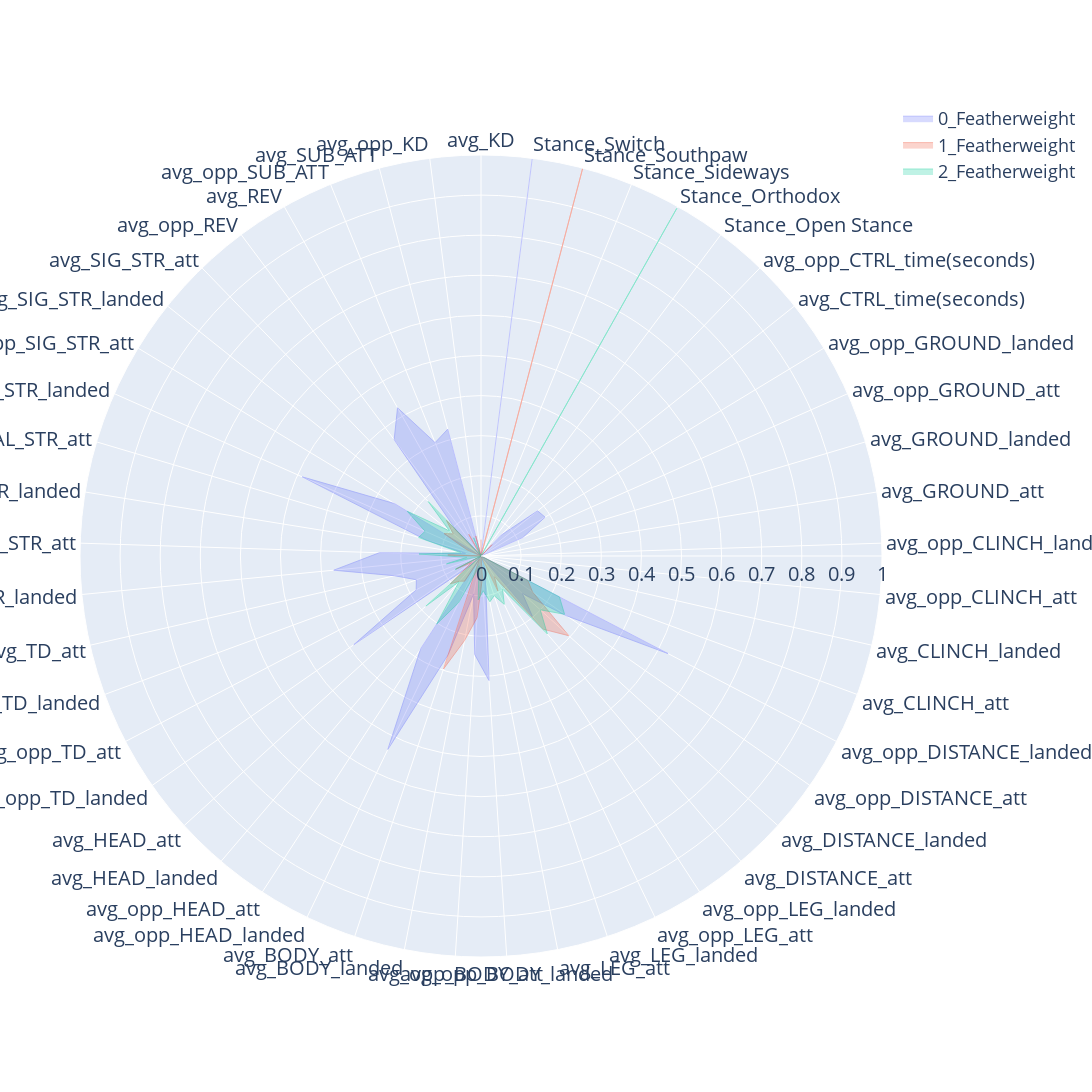
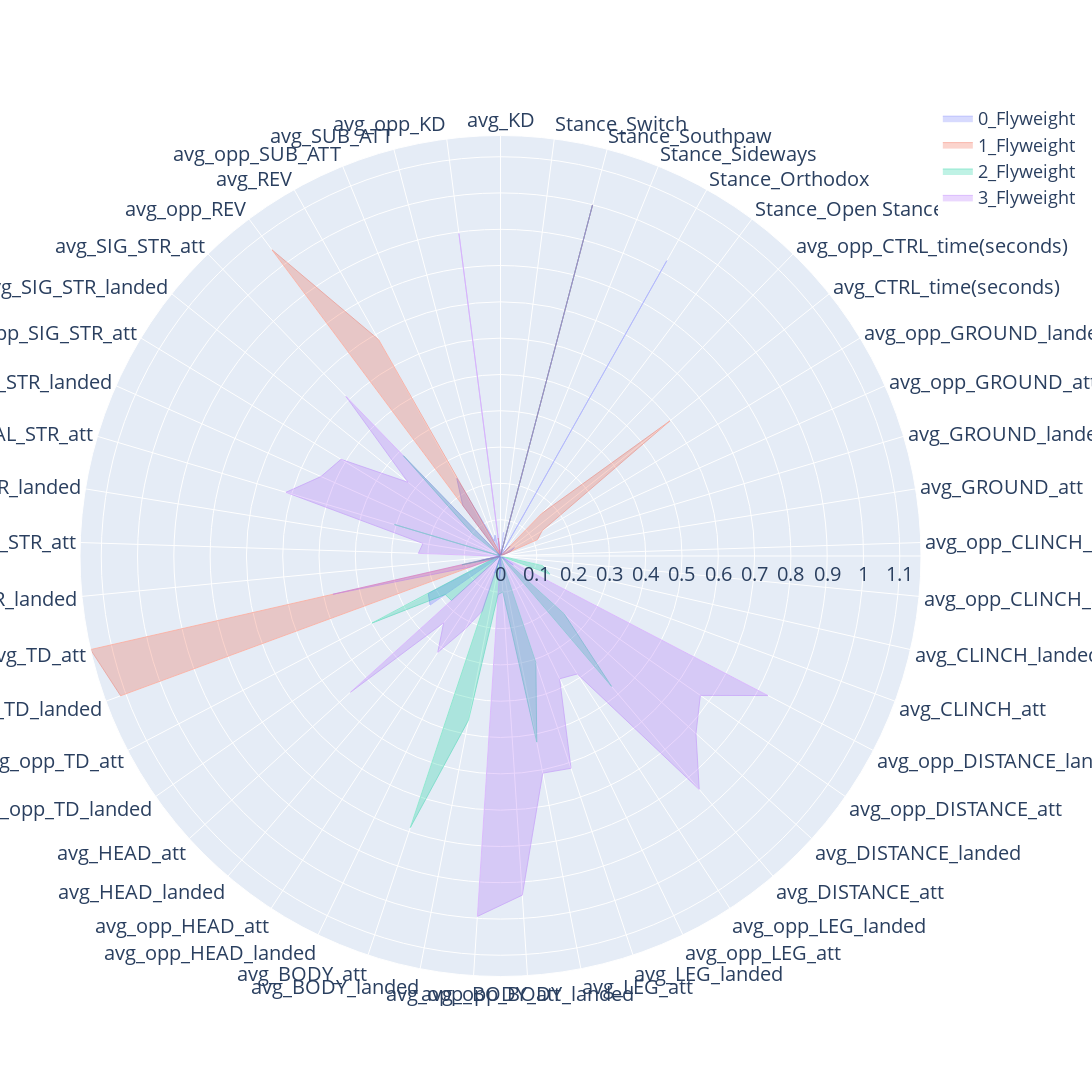
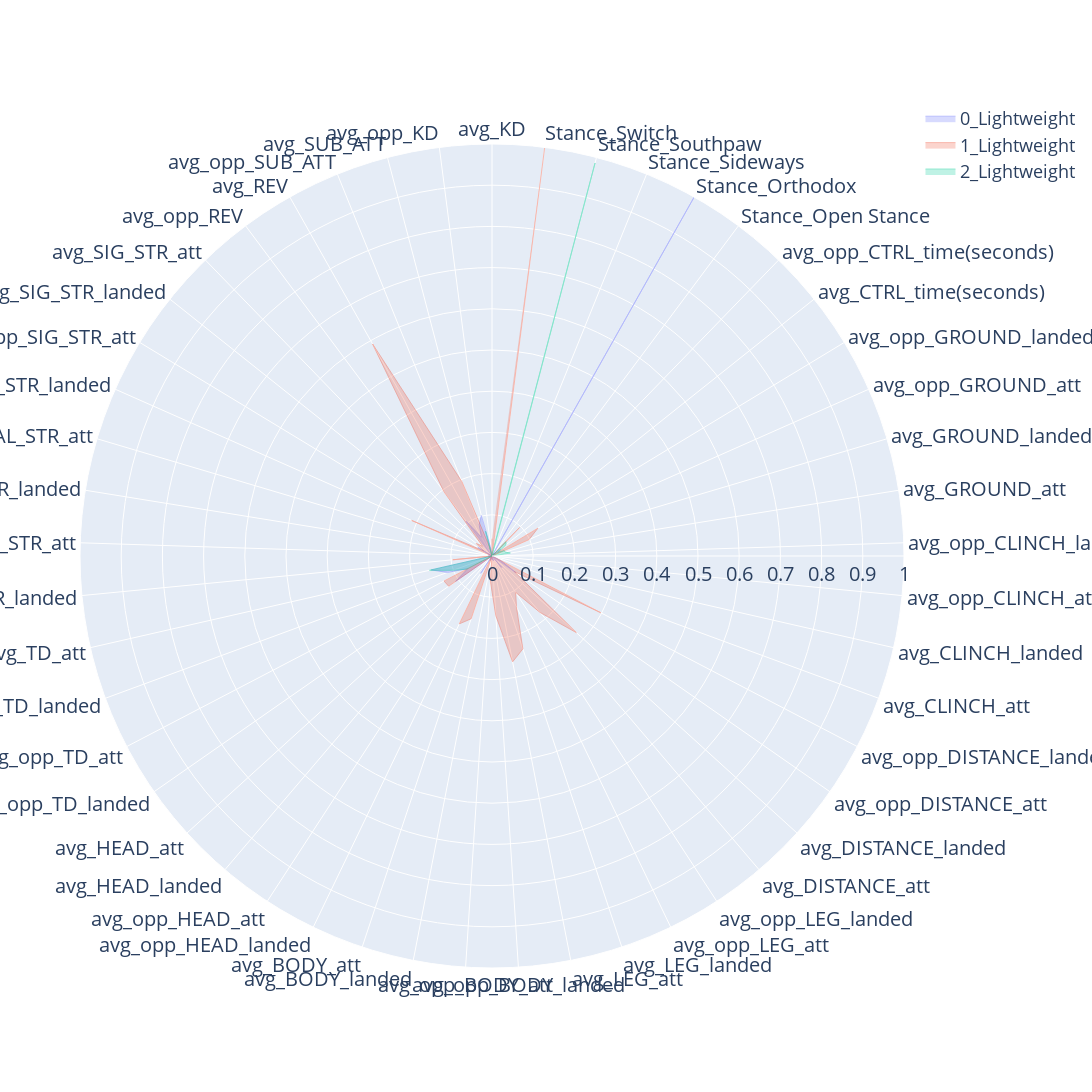
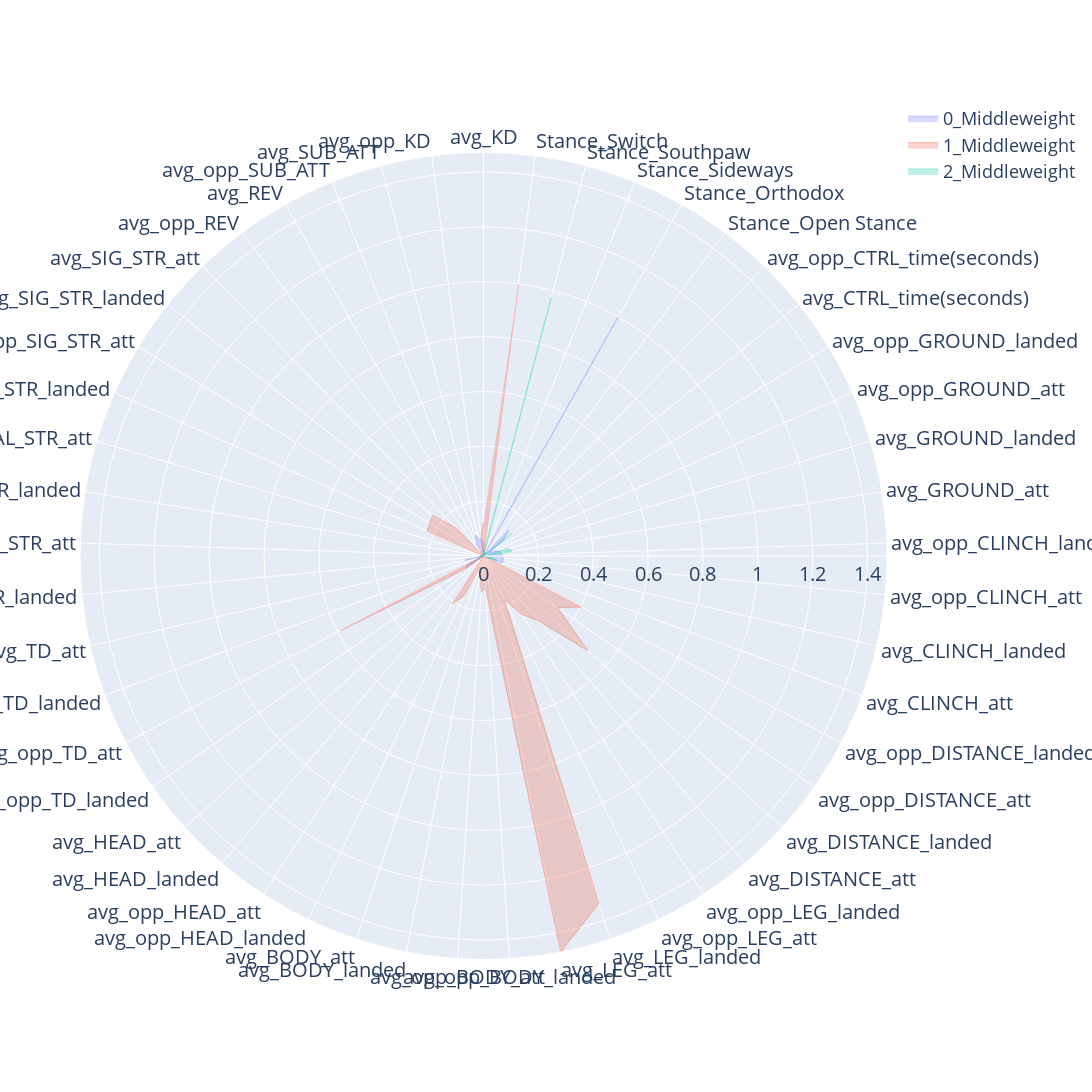

The notebook cell these images were saved under, in order:
### Code cell
import plotly.graph_objects as go
import plotly.io as pio
import pandas as pd

def plot_fighters_radar_chart(data, weight_class, save_path):
    dimensions = data.drop(columns='specific_cluster').columns
    fig = go.Figure()

    for specific_cluster in data['specific_cluster'].unique():
        cluster_data = data[data['specific_cluster'] == specific_cluster]

        fig.add_trace(go.Scatterpolar(
            r=cluster_data[dimensions].values.tolist()[0],
            theta=dimensions,
            fill='toself',
            name=specific_cluster,
            opacity=0.5,
            line=dict(width=0.8)
        ))

    fig.update_layout(
        polar=dict(
            radialaxis=dict(
                visible=True,
                range=[0, data[dimensions].values.astype(float).max()],
                tickfont=dict(size=20)  # Increase tick font size
            ),
            angularaxis=dict(
                rotation=90,
                direction="counterclockwise",
                tickfont=dict(size=20)  # Increase tick font size
            ),
        ),
        showlegend=True,
        width=2500,
        height=2000,
        legend=dict(font=dict(size=18))  # Increase legend font size
    )

    pio.write_image(fig, save_path)
    fig.show()

# Replace `significant_weight_classes` with the actual list of weight classes
for weights in significant_weight_classes:
    save_path = f"C:\\Users\\johna\\anaconda3\\envs\\ufc-env\\ufc_styles\\data\\03_reports\\radar_plots_{weights}.png"
    plot_fighters_radar_chart(data=radar_chart_data[weights], weight_class=weights, save_path=save_path)

### Figure 1 — Plotly figure (JSON) as saved in the notebook; plotly's stock layout.template omitted (floating-point values rounded to 4 significant figures)
{"data": [{"fill": "toself", "line": {"width": 0.8}, "name": "0_Featherweight", "opacity": 0.5, "r": [-0.1452, -0.1691, 0.327, 0.305, 0.4241, 0.3621, 0.08806, -0.01949, 0.2523, 0.4875, 0.1462, 0.03907, 0.2535, 0.3689, 0.221, 0.1717, 0.1823, 0.3868, 0.03575, -0.06033, 0.2757, 0.5355, 0.2587, 0.09631, 0.246, 0.3111, 0.06011, 0.03176, -0.2018, -0.1114, 0.1977, 0.1393, 0.2615, 0.5262, -0.1327, -0.1266, -0.1712, -0.1403, -0.1671, -0.1606, 0.1141, 0.1869, 0.1805, 0.07233, 0, 0, 0, 0, 1], "theta": ["avg_KD", "avg_opp_KD", "avg_SUB_ATT", "avg_opp_SUB_ATT", "avg_REV", "avg_opp_REV", "avg_SIG_STR_att", "avg_SIG_STR_landed", "avg_opp_SIG_STR_att", "avg_opp_SIG_STR_landed", "avg_TOTAL_STR_att", "avg_TOTAL_STR_landed", "avg_opp_TOTAL_STR_att", "avg_opp_TOTAL_STR_landed", "avg_TD_att", "avg_TD_landed", "avg_opp_TD_att", "avg_opp_TD_landed", "avg_HEAD_att", "avg_HEAD_landed", "avg_opp_HEAD_att", "avg_opp_HEAD_landed", "avg_BODY_att", "avg_BODY_landed", "avg_opp_BODY_att", "avg_opp_BODY_landed", "avg_LEG_att", "avg_LEG_landed", "avg_opp_LEG_att", "avg_opp_LEG_landed", "avg_DISTANCE_att", "avg_DISTANCE_landed", "avg_opp_DISTANCE_att", "avg_opp_DISTANCE_landed", "avg_CLINCH_att", "avg_CLINCH_landed", "avg_opp_CLINCH_att", "avg_opp_CLINCH_landed", "avg_GROUND_att", "avg_GROUND_landed", "avg_opp_GROUND_att", "avg_opp_GROUND_landed", "avg_CTRL_time(seconds)", "avg_opp_CTRL_time(seconds)", "Stance_Open Stance", "Stance_Orthodox", "Stance_Sideways", "Stance_Southpaw", "Stance_Switch"], "type": "scatterpolar"}, {"fill": "toself", "line": {"width": 0.8}, "name": "1_Featherweight", "opacity": 0.5, "r": [0.04091, -0.06856, 0.05168, -0.005655, 0.06209, -0.001817, 0.1238, 0.08834, 0.1077, 0.03845, -0.01794, -0.1232, 0.08286, -0.01936, -0.05164, -0.074, 0.06964, 0.02904, 0.1034, 0.0824, 0.07482, 0.009289, 0.2968, 0.2147, 0.1541, 0.05517, -0.1395, -0.1546, 0.09701, 0.06158, 0.24, 0.2955, 0.1567, 0.1314, -0.2006, -0.2597, -0.1527, -0.1763, -0.1415, -0.1123, -0.03585, -0.04128, -0.132, 0.03931, 0, 0, 0, 1, 0], "theta": ["avg_KD", "avg_opp_KD", "avg_SUB_ATT", "avg_opp_SUB_ATT", "avg_REV", "avg_opp_REV", "avg_SIG_STR_att", "avg_SIG_STR_landed", "avg_opp_SIG_STR_att", "avg_opp_SIG_STR_landed", "avg_TOTAL_STR_att", "avg_TOTAL_STR_landed", "avg_opp_TOTAL_STR_att", "avg_opp_TOTAL_STR_landed", "avg_TD_att", "avg_TD_landed", "avg_opp_TD_att", "avg_opp_TD_landed", "avg_HEAD_att", "avg_HEAD_landed", "avg_opp_HEAD_att", "avg_opp_HEAD_landed", "avg_BODY_att", "avg_BODY_landed", "avg_opp_BODY_att", "avg_opp_BODY_landed", "avg_LEG_att", "avg_LEG_landed", "avg_opp_LEG_att", "avg_opp_LEG_landed", "avg_DISTANCE_att", "avg_DISTANCE_landed", "avg_opp_DISTANCE_att", "avg_opp_DISTANCE_landed", "avg_CLINCH_att", "avg_CLINCH_landed", "avg_opp_CLINCH_att", "avg_opp_CLINCH_landed", "avg_GROUND_att", "avg_GROUND_landed", "avg_opp_GROUND_att", "avg_opp_GROUND_landed", "avg_CTRL_time(seconds)", "avg_opp_CTRL_time(seconds)", "Stance_Open Stance", "Stance_Orthodox", "Stance_Sideways", "Stance_Southpaw", "Stance_Switch"], "type": "scatterpolar"}, {"fill": "toself", "line": {"width": 0.8}, "name": "2_Featherweight", "opacity": 0.5, "r": [0.004653, -0.05395, -0.04155, 0.04908, 0.004015, 0.009145, 0.1892, 0.1001, 0.2148, 0.1524, 0.1624, 0.05102, 0.1546, 0.03552, 0.08823, -0.005967, 0.07315, -0.009823, 0.1859, 0.08439, 0.2023, 0.1297, 0.04599, 0.02463, 0.1097, 0.08668, 0.1162, 0.1043, 0.1338, 0.09831, 0.255, 0.1994, 0.2541, 0.2206, -0.1655, -0.158, -0.09905, -0.0771, -0.03523, -0.01192, -0.0336, -0.02591, -0.07063, -0.06884, 0, 0.9953, 0, 0.004739, 0], "theta": ["avg_KD", "avg_opp_KD", "avg_SUB_ATT", "avg_opp_SUB_ATT", "avg_REV", "avg_opp_REV", "avg_SIG_STR_att", "avg_SIG_STR_landed", "avg_opp_SIG_STR_att", "avg_opp_SIG_STR_landed", "avg_TOTAL_STR_att", "avg_TOTAL_STR_landed", "avg_opp_TOTAL_STR_att", "avg_opp_TOTAL_STR_landed", "avg_TD_att", "avg_TD_landed", "avg_opp_TD_att", "avg_opp_TD_landed", "avg_HEAD_att", "avg_HEAD_landed", "avg_opp_HEAD_att", "avg_opp_HEAD_landed", "avg_BODY_att", "avg_BODY_landed", "avg_opp_BODY_att", "avg_opp_BODY_landed", "avg_LEG_att", "avg_LEG_landed", "avg_opp_LEG_att", "avg_opp_LEG_landed", "avg_DISTANCE_att", "avg_DISTANCE_landed", "avg_opp_DISTANCE_att", "avg_opp_DISTANCE_landed", "avg_CLINCH_att", "avg_CLINCH_landed", "avg_opp_CLINCH_att", "avg_opp_CLINCH_landed", "avg_GROUND_att", "avg_GROUND_landed", "avg_opp_GROUND_att", "avg_opp_GROUND_landed", "avg_CTRL_time(seconds)", "avg_opp_CTRL_time(seconds)", "Stance_Open Stance", "Stance_Orthodox", "Stance_Sideways", "Stance_Southpaw", "Stance_Switch"], "type": "scatterpolar"}], "layout": {"height": 2000, "legend": {"font": {"size": 18}}, "polar": {"angularaxis": {"direction": "counterclockwise", "rotation": 90, "tickfont": {"size": 20}, "type": "category"}, "radialaxis": {"autorange": false, "range": [0, 1], "tickfont": {"size": 20}, "type": "linear", "visible": true}}, "showlegend": true, "width": 2500}}

### Figure 2 — Plotly figure (JSON) as saved in the notebook; plotly's stock layout.template omitted (floating-point values rounded to 4 significant figures)
{"data": [{"fill": "toself", "line": {"width": 0.8}, "name": "0_Flyweight", "opacity": 0.5, "r": [-0.03488, -0.08423, 0.0594, 0.04419, 0.2454, 0.1739, -0.09844, -0.1607, 0.009497, -0.07354, -0.1472, -0.1923, 0.002038, -0.0713, 0.05903, -0.004331, 0.2243, 0.2364, -0.09782, -0.1464, 0.006515, -0.06362, 0.04974, 0.009253, 0.06259, 0.02998, -0.1424, -0.1808, -0.05075, -0.1264, -0.03622, -0.08381, 0.04304, -0.04586, -0.1891, -0.2002, -0.1893, -0.1733, -0.05829, -0.07067, 0.02946, 0.04501, -0.0342, 0.03793, 0, 0.9341, 0, 0, 0.06593], "theta": ["avg_KD", "avg_opp_KD", "avg_SUB_ATT", "avg_opp_SUB_ATT", "avg_REV", "avg_opp_REV", "avg_SIG_STR_att", "avg_SIG_STR_landed", "avg_opp_SIG_STR_att", "avg_opp_SIG_STR_landed", "avg_TOTAL_STR_att", "avg_TOTAL_STR_landed", "avg_opp_TOTAL_STR_att", "avg_opp_TOTAL_STR_landed", "avg_TD_att", "avg_TD_landed", "avg_opp_TD_att", "avg_opp_TD_landed", "avg_HEAD_att", "avg_HEAD_landed", "avg_opp_HEAD_att", "avg_opp_HEAD_landed", "avg_BODY_att", "avg_BODY_landed", "avg_opp_BODY_att", "avg_opp_BODY_landed", "avg_LEG_att", "avg_LEG_landed", "avg_opp_LEG_att", "avg_opp_LEG_landed", "avg_DISTANCE_att", "avg_DISTANCE_landed", "avg_opp_DISTANCE_att", "avg_opp_DISTANCE_landed", "avg_CLINCH_att", "avg_CLINCH_landed", "avg_opp_CLINCH_att", "avg_opp_CLINCH_landed", "avg_GROUND_att", "avg_GROUND_landed", "avg_opp_GROUND_att", "avg_opp_GROUND_landed", "avg_CTRL_time(seconds)", "avg_opp_CTRL_time(seconds)", "Stance_Open Stance", "Stance_Orthodox", "Stance_Sideways", "Stance_Southpaw", "Stance_Switch"], "type": "scatterpolar"}, {"fill": "toself", "line": {"width": 0.8}, "name": "1_Flyweight", "opacity": 0.5, "r": [-0.2055, 0.04999, 0.003198, 0.02067, 0.6839, 1.053, -0.7036, -0.6844, -0.4822, -0.4242, -0.6594, -0.5443, -0.3428, -0.133, 1.159, 1.115, -0.1505, -0.04061, -0.6606, -0.5815, -0.4157, -0.2788, -0.5922, -0.6502, -0.3716, -0.3442, -0.102, -0.1539, -0.3658, -0.4182, -0.6041, -0.6742, -0.5138, -0.5197, -0.4775, -0.4563, -0.07919, -0.1287, -0.08486, -0.07053, 0.1113, 0.134, 0.5973, 0.1626, 0, 0, 0, 1, 0], "theta": ["avg_KD", "avg_opp_KD", "avg_SUB_ATT", "avg_opp_SUB_ATT", "avg_REV", "avg_opp_REV", "avg_SIG_STR_att", "avg_SIG_STR_landed", "avg_opp_SIG_STR_att", "avg_opp_SIG_STR_landed", "avg_TOTAL_STR_att", "avg_TOTAL_STR_landed", "avg_opp_TOTAL_STR_att", "avg_opp_TOTAL_STR_landed", "avg_TD_att", "avg_TD_landed", "avg_opp_TD_att", "avg_opp_TD_landed", "avg_HEAD_att", "avg_HEAD_landed", "avg_opp_HEAD_att", "avg_opp_HEAD_landed", "avg_BODY_att", "avg_BODY_landed", "avg_opp_BODY_att", "avg_opp_BODY_landed", "avg_LEG_att", "avg_LEG_landed", "avg_opp_LEG_att", "avg_opp_LEG_landed", "avg_DISTANCE_att", "avg_DISTANCE_landed", "avg_opp_DISTANCE_att", "avg_opp_DISTANCE_landed", "avg_CLINCH_att", "avg_CLINCH_landed", "avg_opp_CLINCH_att", "avg_opp_CLINCH_landed", "avg_GROUND_att", "avg_GROUND_landed", "avg_opp_GROUND_att", "avg_opp_GROUND_landed", "avg_CTRL_time(seconds)", "avg_opp_CTRL_time(seconds)", "Stance_Open Stance", "Stance_Orthodox", "Stance_Sideways", "Stance_Southpaw", "Stance_Switch"], "type": "scatterpolar"}, {"fill": "toself", "line": {"width": 0.8}, "name": "2_Flyweight", "opacity": 0.5, "r": [-0.1119, -0.1495, -0.1824, -0.05702, -0.02294, -0.06737, 0.3848, 0.09844, -0.3637, -0.3797, 0.3047, -0.00297, -0.4993, -0.4811, 0.1089, 0.01894, 0.3998, 0.1856, 0.1824, -0.1018, -0.3756, -0.3687, 0.7885, 0.4607, 0.1064, 0.09916, 0.5225, 0.3092, -0.3954, -0.4596, 0.4721, 0.2368, -0.2789, -0.2984, 0.145, 0.1192, -0.0221, -0.06272, -0.2157, -0.2089, -0.281, -0.2382, -0.2204, -0.05718, 0, 0, 0, 1, 0], "theta": ["avg_KD", "avg_opp_KD", "avg_SUB_ATT", "avg_opp_SUB_ATT", "avg_REV", "avg_opp_REV", "avg_SIG_STR_att", "avg_SIG_STR_landed", "avg_opp_SIG_STR_att", "avg_opp_SIG_STR_landed", "avg_TOTAL_STR_att", "avg_TOTAL_STR_landed", "avg_opp_TOTAL_STR_att", "avg_opp_TOTAL_STR_landed", "avg_TD_att", "avg_TD_landed", "avg_opp_TD_att", "avg_opp_TD_landed", "avg_HEAD_att", "avg_HEAD_landed", "avg_opp_HEAD_att", "avg_opp_HEAD_landed", "avg_BODY_att", "avg_BODY_landed", "avg_opp_BODY_att", "avg_opp_BODY_landed", "avg_LEG_att", "avg_LEG_landed", "avg_opp_LEG_att", "avg_opp_LEG_landed", "avg_DISTANCE_att", "avg_DISTANCE_landed", "avg_opp_DISTANCE_att", "avg_opp_DISTANCE_landed", "avg_CLINCH_att", "avg_CLINCH_landed", "avg_opp_CLINCH_att", "avg_opp_CLINCH_landed", "avg_GROUND_att", "avg_GROUND_landed", "avg_opp_GROUND_att", "avg_opp_GROUND_landed", "avg_CTRL_time(seconds)", "avg_opp_CTRL_time(seconds)", "Stance_Open Stance", "Stance_Orthodox", "Stance_Sideways", "Stance_Southpaw", "Stance_Switch"], "type": "scatterpolar"}, {"fill": "toself", "line": {"width": 0.8}, "name": "3_Flyweight", "opacity": 0.5, "r": [-0.08752, 0.896, -0.275, -0.02782, -0.4105, -0.2515, 0.6123, 0.3257, 0.5138, 0.5408, 0.6166, 0.2165, 0.2264, 0.004528, 0.4737, 0.08592, -0.4656, -0.4365, 0.5584, 0.2417, 0.3167, 0.2227, 0.16, -0.05679, 0.9951, 0.9364, 0.6095, 0.6163, 0.3756, 0.3877, 0.8446, 0.7275, 0.6713, 0.8313, -0.3675, -0.3743, -0.3307, -0.2795, -0.2452, -0.2188, -0.2126, -0.1814, -0.4346, -0.6822, 0, 0, 0, 1, 0], "theta": ["avg_KD", "avg_opp_KD", "avg_SUB_ATT", "avg_opp_SUB_ATT", "avg_REV", "avg_opp_REV", "avg_SIG_STR_att", "avg_SIG_STR_landed", "avg_opp_SIG_STR_att", "avg_opp_SIG_STR_landed", "avg_TOTAL_STR_att", "avg_TOTAL_STR_landed", "avg_opp_TOTAL_STR_att", "avg_opp_TOTAL_STR_landed", "avg_TD_att", "avg_TD_landed", "avg_opp_TD_att", "avg_opp_TD_landed", "avg_HEAD_att", "avg_HEAD_landed", "avg_opp_HEAD_att", "avg_opp_HEAD_landed", "avg_BODY_att", "avg_BODY_landed", "avg_opp_BODY_att", "avg_opp_BODY_landed", "avg_LEG_att", "avg_LEG_landed", "avg_opp_LEG_att", "avg_opp_LEG_landed", "avg_DISTANCE_att", "avg_DISTANCE_landed", "avg_opp_DISTANCE_att", "avg_opp_DISTANCE_landed", "avg_CLINCH_att", "avg_CLINCH_landed", "avg_opp_CLINCH_att", "avg_opp_CLINCH_landed", "avg_GROUND_att", "avg_GROUND_landed", "avg_opp_GROUND_att", "avg_opp_GROUND_landed", "avg_CTRL_time(seconds)", "avg_opp_CTRL_time(seconds)", "Stance_Open Stance", "Stance_Orthodox", "Stance_Sideways", "Stance_Southpaw", "Stance_Switch"], "type": "scatterpolar"}], "layout": {"height": 2000, "legend": {"font": {"size": 18}}, "polar": {"angularaxis": {"direction": "counterclockwise", "rotation": 90, "tickfont": {"size": 20}, "type": "category"}, "radialaxis": {"autorange": false, "range": [0, 1.159], "tickfont": {"size": 20}, "type": "linear", "visible": true}}, "showlegend": true, "width": 2500}}

### Figure 3 — Plotly figure (JSON) as saved in the notebook; plotly's stock layout.template omitted (floating-point values rounded to 4 significant figures)
{"data": [{"fill": "toself", "line": {"width": 0.8}, "name": "0_Lightweight", "opacity": 0.5, "r": [-0.06502, 0.0159, 0.1015, 0.08282, 0.05207, 0.105, -0.00474, -0.1012, 0.04039, -0.03682, -0.0373, -0.1209, 0.008927, -0.07177, 0.1515, 0.1155, 0.06653, 0.1076, -0.009558, -0.1148, 0.05048, -0.03094, 0.01114, -0.0303, -0.004839, -0.02813, 0.01041, 0.01164, -0.01443, -0.01669, 0.03662, -0.03994, 0.07024, 0.02358, -0.1459, -0.1625, -0.09928, -0.1117, -0.01908, -0.04339, -0.01962, -0.0494, 0.02652, 0.002144, 0, 1, 0, 0, 0], "theta": ["avg_KD", "avg_opp_KD", "avg_SUB_ATT", "avg_opp_SUB_ATT", "avg_REV", "avg_opp_REV", "avg_SIG_STR_att", "avg_SIG_STR_landed", "avg_opp_SIG_STR_att", "avg_opp_SIG_STR_landed", "avg_TOTAL_STR_att", "avg_TOTAL_STR_landed", "avg_opp_TOTAL_STR_att", "avg_opp_TOTAL_STR_landed", "avg_TD_att", "avg_TD_landed", "avg_opp_TD_att", "avg_opp_TD_landed", "avg_HEAD_att", "avg_HEAD_landed", "avg_opp_HEAD_att", "avg_opp_HEAD_landed", "avg_BODY_att", "avg_BODY_landed", "avg_opp_BODY_att", "avg_opp_BODY_landed", "avg_LEG_att", "avg_LEG_landed", "avg_opp_LEG_att", "avg_opp_LEG_landed", "avg_DISTANCE_att", "avg_DISTANCE_landed", "avg_opp_DISTANCE_att", "avg_opp_DISTANCE_landed", "avg_CLINCH_att", "avg_CLINCH_landed", "avg_opp_CLINCH_att", "avg_opp_CLINCH_landed", "avg_GROUND_att", "avg_GROUND_landed", "avg_opp_GROUND_att", "avg_opp_GROUND_landed", "avg_CTRL_time(seconds)", "avg_opp_CTRL_time(seconds)", "Stance_Open Stance", "Stance_Orthodox", "Stance_Sideways", "Stance_Southpaw", "Stance_Switch"], "type": "scatterpolar"}, {"fill": "toself", "line": {"width": 0.8}, "name": "1_Lightweight", "opacity": 0.5, "r": [0.04184, -0.05626, 0.02235, 0.1943, 0.5906, 0.1957, 0.03277, 0.04876, 0.02319, 0.2132, -0.04417, -0.0769, -0.02576, 0.09596, -0.1169, -0.1121, 0.1314, 0.1282, -0.04194, 0.006649, -0.01026, 0.1827, 0.1605, -0.03872, 0.06106, 0.1454, 0.2617, 0.2376, 0.1366, 0.1052, 0.1799, 0.2766, 0.06598, 0.2978, -0.2778, -0.274, -0.3262, -0.3139, -0.1857, -0.1502, 0.09818, 0.1302, -0.2032, 0.09665, 0, 0, 0, 0, 1], "theta": ["avg_KD", "avg_opp_KD", "avg_SUB_ATT", "avg_opp_SUB_ATT", "avg_REV", "avg_opp_REV", "avg_SIG_STR_att", "avg_SIG_STR_landed", "avg_opp_SIG_STR_att", "avg_opp_SIG_STR_landed", "avg_TOTAL_STR_att", "avg_TOTAL_STR_landed", "avg_opp_TOTAL_STR_att", "avg_opp_TOTAL_STR_landed", "avg_TD_att", "avg_TD_landed", "avg_opp_TD_att", "avg_opp_TD_landed", "avg_HEAD_att", "avg_HEAD_landed", "avg_opp_HEAD_att", "avg_opp_HEAD_landed", "avg_BODY_att", "avg_BODY_landed", "avg_opp_BODY_att", "avg_opp_BODY_landed", "avg_LEG_att", "avg_LEG_landed", "avg_opp_LEG_att", "avg_opp_LEG_landed", "avg_DISTANCE_att", "avg_DISTANCE_landed", "avg_opp_DISTANCE_att", "avg_opp_DISTANCE_landed", "avg_CLINCH_att", "avg_CLINCH_landed", "avg_opp_CLINCH_att", "avg_opp_CLINCH_landed", "avg_GROUND_att", "avg_GROUND_landed", "avg_opp_GROUND_att", "avg_opp_GROUND_landed", "avg_CTRL_time(seconds)", "avg_opp_CTRL_time(seconds)", "Stance_Open Stance", "Stance_Orthodox", "Stance_Sideways", "Stance_Southpaw", "Stance_Switch"], "type": "scatterpolar"}, {"fill": "toself", "line": {"width": 0.8}, "name": "2_Lightweight", "opacity": 0.5, "r": [0.003103, -0.0797, 0.06217, 0.002003, -0.06399, -0.01232, -0.06171, -0.07793, -0.06865, -0.1476, -0.0782, -0.09644, -0.04288, -0.08233, 0.1556, 0.1004, 0.0687, -0.007832, -0.02131, -0.01516, -0.05558, -0.1279, -0.08769, -0.1031, -0.005797, -0.04225, -0.1758, -0.1775, -0.13, -0.1352, -0.0679, -0.09428, -0.06773, -0.1464, -0.07801, -0.08522, -0.05863, -0.09562, 0.04523, 0.03306, 0.0323, 0.0164, 0.04344, 0.04841, 0, 0.006932, 0, 0.9861, 0.006932], "theta": ["avg_KD", "avg_opp_KD", "avg_SUB_ATT", "avg_opp_SUB_ATT", "avg_REV", "avg_opp_REV", "avg_SIG_STR_att", "avg_SIG_STR_landed", "avg_opp_SIG_STR_att", "avg_opp_SIG_STR_landed", "avg_TOTAL_STR_att", "avg_TOTAL_STR_landed", "avg_opp_TOTAL_STR_att", "avg_opp_TOTAL_STR_landed", "avg_TD_att", "avg_TD_landed", "avg_opp_TD_att", "avg_opp_TD_landed", "avg_HEAD_att", "avg_HEAD_landed", "avg_opp_HEAD_att", "avg_opp_HEAD_landed", "avg_BODY_att", "avg_BODY_landed", "avg_opp_BODY_att", "avg_opp_BODY_landed", "avg_LEG_att", "avg_LEG_landed", "avg_opp_LEG_att", "avg_opp_LEG_landed", "avg_DISTANCE_att", "avg_DISTANCE_landed", "avg_opp_DISTANCE_att", "avg_opp_DISTANCE_landed", "avg_CLINCH_att", "avg_CLINCH_landed", "avg_opp_CLINCH_att", "avg_opp_CLINCH_landed", "avg_GROUND_att", "avg_GROUND_landed", "avg_opp_GROUND_att", "avg_opp_GROUND_landed", "avg_CTRL_time(seconds)", "avg_opp_CTRL_time(seconds)", "Stance_Open Stance", "Stance_Orthodox", "Stance_Sideways", "Stance_Southpaw", "Stance_Switch"], "type": "scatterpolar"}], "layout": {"height": 2000, "legend": {"font": {"size": 18}}, "polar": {"angularaxis": {"direction": "counterclockwise", "rotation": 90, "tickfont": {"size": 20}, "type": "category"}, "radialaxis": {"autorange": false, "range": [0, 1], "tickfont": {"size": 20}, "type": "linear", "visible": true}}, "showlegend": true, "width": 2500}}

### Figure 4 — Plotly figure (JSON) as saved in the notebook; plotly's stock layout.template omitted (floating-point values rounded to 4 significant figures)
{"data": [{"fill": "toself", "line": {"width": 0.8}, "name": "0_Middleweight", "opacity": 0.5, "r": [0.006979, 0.06364, 0.06142, 0.0825, 0.0491, 0.004937, -0.1848, -0.08893, -0.2422, -0.1571, -0.1674, -0.05325, -0.2056, -0.07153, 0.06951, 0.00103, 0.06251, 0.07925, -0.1601, -0.04938, -0.2037, -0.09169, -0.1603, -0.1187, -0.2259, -0.1752, -0.09813, -0.08028, -0.1652, -0.1371, -0.2413, -0.1889, -0.2796, -0.223, 0.07291, 0.07389, 0.07163, 0.07069, 0.06269, 0.06104, 0.04445, 0.02464, 0.0898, 0.1338, 0, 1, 0, 0, 0], "theta": ["avg_KD", "avg_opp_KD", "avg_SUB_ATT", "avg_opp_SUB_ATT", "avg_REV", "avg_opp_REV", "avg_SIG_STR_att", "avg_SIG_STR_landed", "avg_opp_SIG_STR_att", "avg_opp_SIG_STR_landed", "avg_TOTAL_STR_att", "avg_TOTAL_STR_landed", "avg_opp_TOTAL_STR_att", "avg_opp_TOTAL_STR_landed", "avg_TD_att", "avg_TD_landed", "avg_opp_TD_att", "avg_opp_TD_landed", "avg_HEAD_att", "avg_HEAD_landed", "avg_opp_HEAD_att", "avg_opp_HEAD_landed", "avg_BODY_att", "avg_BODY_landed", "avg_opp_BODY_att", "avg_opp_BODY_landed", "avg_LEG_att", "avg_LEG_landed", "avg_opp_LEG_att", "avg_opp_LEG_landed", "avg_DISTANCE_att", "avg_DISTANCE_landed", "avg_opp_DISTANCE_att", "avg_opp_DISTANCE_landed", "avg_CLINCH_att", "avg_CLINCH_landed", "avg_opp_CLINCH_att", "avg_opp_CLINCH_landed", "avg_GROUND_att", "avg_GROUND_landed", "avg_opp_GROUND_att", "avg_opp_GROUND_landed", "avg_CTRL_time(seconds)", "avg_opp_CTRL_time(seconds)", "Stance_Open Stance", "Stance_Orthodox", "Stance_Sideways", "Stance_Southpaw", "Stance_Switch"], "type": "scatterpolar"}, {"fill": "toself", "line": {"width": 0.8}, "name": "1_Middleweight", "opacity": 0.5, "r": [0.1211, 0.07401, -0.3499, -0.419, -0.2132, -0.3234, 0.1398, 0.2375, 0.229, 0.2243, -0.06219, -0.06022, 0.006462, -0.1295, -0.7311, -0.5752, 0.5886, 0.08983, -0.1059, -0.08861, 0.2068, 0.1604, 0.04057, 0.05923, 0.13, 0.1179, 1.471, 1.335, 0.1773, 0.2533, 0.3109, 0.514, 0.3297, 0.4027, -0.2024, -0.09943, -0.3928, -0.3859, -0.263, -0.2263, -0.01706, 0.004498, -0.941, -0.1359, 0, 0, 0, 0, 1], "theta": ["avg_KD", "avg_opp_KD", "avg_SUB_ATT", "avg_opp_SUB_ATT", "avg_REV", "avg_opp_REV", "avg_SIG_STR_att", "avg_SIG_STR_landed", "avg_opp_SIG_STR_att", "avg_opp_SIG_STR_landed", "avg_TOTAL_STR_att", "avg_TOTAL_STR_landed", "avg_opp_TOTAL_STR_att", "avg_opp_TOTAL_STR_landed", "avg_TD_att", "avg_TD_landed", "avg_opp_TD_att", "avg_opp_TD_landed", "avg_HEAD_att", "avg_HEAD_landed", "avg_opp_HEAD_att", "avg_opp_HEAD_landed", "avg_BODY_att", "avg_BODY_landed", "avg_opp_BODY_att", "avg_opp_BODY_landed", "avg_LEG_att", "avg_LEG_landed", "avg_opp_LEG_att", "avg_opp_LEG_landed", "avg_DISTANCE_att", "avg_DISTANCE_landed", "avg_opp_DISTANCE_att", "avg_opp_DISTANCE_landed", "avg_CLINCH_att", "avg_CLINCH_landed", "avg_opp_CLINCH_att", "avg_opp_CLINCH_landed", "avg_GROUND_att", "avg_GROUND_landed", "avg_opp_GROUND_att", "avg_opp_GROUND_landed", "avg_CTRL_time(seconds)", "avg_opp_CTRL_time(seconds)", "Stance_Open Stance", "Stance_Orthodox", "Stance_Sideways", "Stance_Southpaw", "Stance_Switch"], "type": "scatterpolar"}, {"fill": "toself", "line": {"width": 0.8}, "name": "2_Middleweight", "opacity": 0.5, "r": [0.0581, 0.0007069, -0.02516, -0.04592, -0.04135, -0.05363, -0.2724, -0.1556, -0.2692, -0.2275, -0.1569, 0.01323, -0.2945, -0.2078, 0.009235, 0.02203, -0.08722, -0.1464, -0.214, -0.06204, -0.2742, -0.2143, -0.2651, -0.2119, -0.1566, -0.1628, -0.2357, -0.2275, -0.02698, -0.04184, -0.3488, -0.2843, -0.2772, -0.272, 0.05123, 0.03607, 0.01823, 0.01888, 0.106, 0.0914, -0.01156, -0.003487, 0.1338, -0.166, 0.01617, 0, 0, 0.9746, 0.009238], "theta": ["avg_KD", "avg_opp_KD", "avg_SUB_ATT", "avg_opp_SUB_ATT", "avg_REV", "avg_opp_REV", "avg_SIG_STR_att", "avg_SIG_STR_landed", "avg_opp_SIG_STR_att", "avg_opp_SIG_STR_landed", "avg_TOTAL_STR_att", "avg_TOTAL_STR_landed", "avg_opp_TOTAL_STR_att", "avg_opp_TOTAL_STR_landed", "avg_TD_att", "avg_TD_landed", "avg_opp_TD_att", "avg_opp_TD_landed", "avg_HEAD_att", "avg_HEAD_landed", "avg_opp_HEAD_att", "avg_opp_HEAD_landed", "avg_BODY_att", "avg_BODY_landed", "avg_opp_BODY_att", "avg_opp_BODY_landed", "avg_LEG_att", "avg_LEG_landed", "avg_opp_LEG_att", "avg_opp_LEG_landed", "avg_DISTANCE_att", "avg_DISTANCE_landed", "avg_opp_DISTANCE_att", "avg_opp_DISTANCE_landed", "avg_CLINCH_att", "avg_CLINCH_landed", "avg_opp_CLINCH_att", "avg_opp_CLINCH_landed", "avg_GROUND_att", "avg_GROUND_landed", "avg_opp_GROUND_att", "avg_opp_GROUND_landed", "avg_CTRL_time(seconds)", "avg_opp_CTRL_time(seconds)", "Stance_Open Stance", "Stance_Orthodox", "Stance_Sideways", "Stance_Southpaw", "Stance_Switch"], "type": "scatterpolar"}], "layout": {"height": 2000, "legend": {"font": {"size": 18}}, "polar": {"angularaxis": {"direction": "counterclockwise", "rotation": 90, "tickfont": {"size": 20}, "type": "category"}, "radialaxis": {"autorange": false, "range": [0, 1.471], "tickfont": {"size": 20}, "type": "linear", "visible": true}}, "showlegend": true, "width": 2500}}
